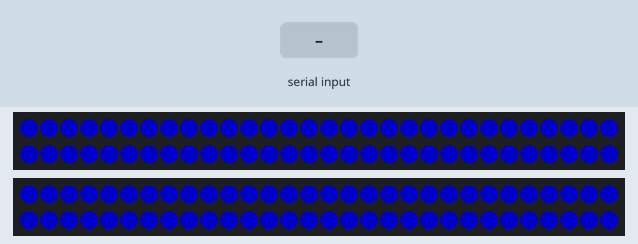
The sketch below on a simulated Arduino Uno, built with avr-gcc and run on an emulated ATmega328P. On the bench: 2 × 60 RGB LEDs in strip order, left to right, continuing on the next row. The test bench sets the inputs (shaded band). Dim RGB values are drawn brighter than linear.

Above: at 1.2 s.
1.3 s: "90,45,200\n" received over Serial
At 2.8 s:
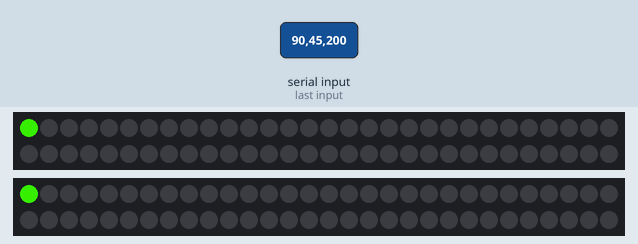
3.8 s: "30,150,10\n" received over Serial
6.3 s: "30,150,10,200\n" received over Serial
7.8 s: "90,45\n" received over Serial
10.3 s: "1,90\n" received over Serial
At 12.6 s:
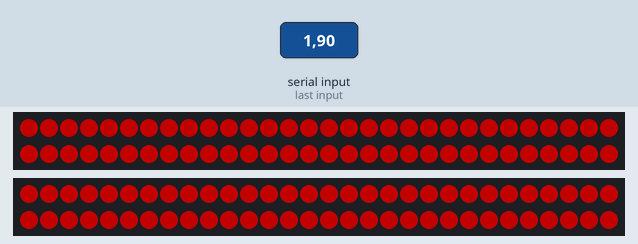
13.3 s: "1,90,45\n" received over Serial
At 15.4 s:
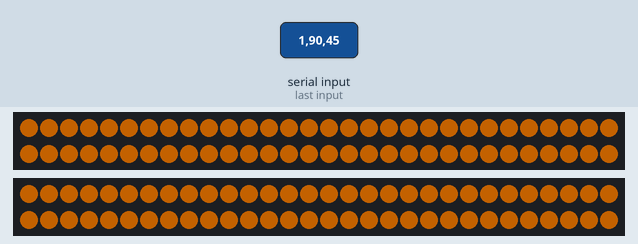
Timing chart, 0 to 16.8 s (numbered marks = the images above; inputs shaded):
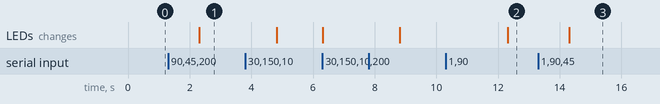

The sketch:

led_arduino.ino
```cpp
/**
 * This sketch will handle the communication between an external data source
 * and the LED strip. It must be given a serial input in the form
 * mode,red,green,blue
 *
 * After receiving this valid input, it will write to the pixel strip
 * and display the updated colors.
 */

#include <Adafruit_NeoPixel.h>

#define PIN           6
#define PIN2           7
#define NUMPIXELS      60

int counter = 0;

Adafruit_NeoPixel pixels = Adafruit_NeoPixel(NUMPIXELS, PIN, NEO_GRB + NEO_KHZ800);
Adafruit_NeoPixel pixels2 = Adafruit_NeoPixel(NUMPIXELS, PIN2, NEO_GRB + NEO_KHZ800);

uint32_t lightstrip [NUMPIXELS];

void setup() {
  Serial.begin(9600); // opens serial port, sets data rate to 9600 bps

  // Set all the pixels to red
  pixels.begin(); // This initializes the NeoPixel library
  pixels2.begin();
  updateWholeLightStrip(0, 0, 100);
}

void loop() {
  /**
   * Serial data MUST come in the form <mode>,255,0,0
   */
   Serial.flush();
   if (Serial.available() > 0) {
      int mode = Serial.parseInt(); // not used currently
      int red = Serial.parseInt();
      int green = Serial.parseInt();
      int blue = Serial.parseInt();
      if (isValidRGB(red) && isValidRGB(green) && isValidRGB(blue)) {
        // runner = 0 whole string = 1 image = 2
        if (mode == 1){
          //pixels.setPixelColor(0, pixels.Color(0,0,0));
          updateWholeLightStrip(red, green, blue);
        }else if (mode == 2){
          pixels.setPixelColor(counter, pixels.Color(red, green, blue));
          counter++;
          pixels.show();
          counter = 0;
        }else{
          updateLightStrip(red, green, blue);
        }

      }
   }
}

bool isValidRGB(int color){
  if (color >= 0 && color <= 255){
    return true;
  }else{
    return false;
  }
}

bool updateLightStrip(int red, int green, int blue){
  // shift existing colors in array
  for (int i = NUMPIXELS-1; i > 0; i--) {
    lightstrip[i] = lightstrip[i-1];
  }
  // Add the new color to the beginning
  lightstrip[0] = pixels.Color(red, green, blue);

   // set pixels to the new colors
   for(int i = 0; i < NUMPIXELS; i++){
    pixels.setPixelColor(i, lightstrip[i]);
    pixels2.setPixelColor(i, lightstrip[i]);
  }
  pixels.show(); // This sends the updated pixel color to the hardware.
  pixels2.show();
  return true;
}

bool updateWholeLightStrip(int red, int green, int blue){
  //set pixels to new color
  for(int i = 0; i < NUMPIXELS; i++){
    pixels.setPixelColor(i, pixels.Color(red, green, blue));
    pixels2.setPixelColor(i, pixels.Color(red, green, blue));
  }
  pixels.show();
  pixels2.show();
  return true;
}
```

Measured:
- after the input at 1.3 s, the LEDs: change after 1.0 s (image 1)
- after the input at 10.3 s, the LEDs: change after 2.0 s (image 2)
- after the input at 13.3 s, the LEDs: change after 1.0 s (image 3)
